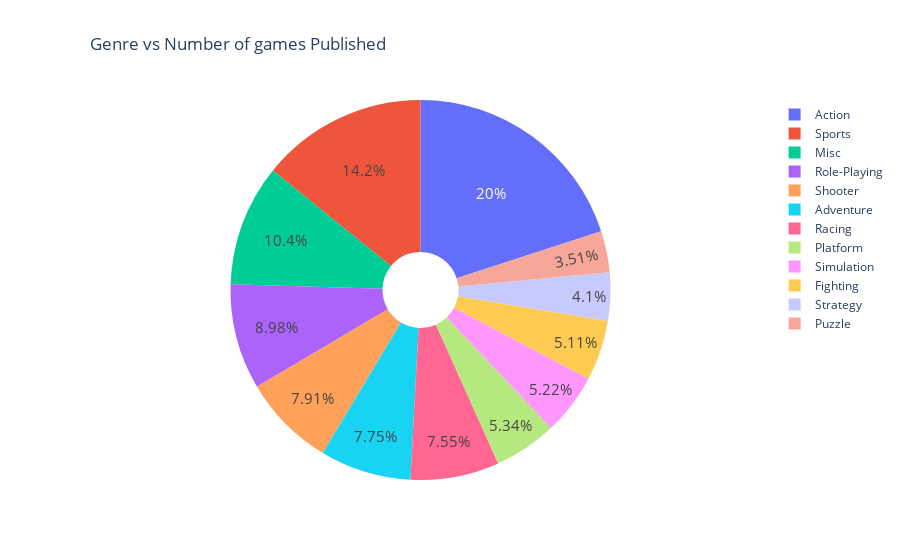

The notebook cell this image was saved under:
### Code cell
# display Video Game Count by Genre

game_genre =  df_vgame.groupby('Genre')['Name'].count().reset_index().sort_values("Name",ascending=False)
game_genre = game_genre.reset_index()
game_genre.drop("index",axis = 1,inplace=True)

fig = go.Figure([go.Pie(labels=game_genre['Genre'], values=game_genre['Name'],hole=0.2)])  
fig.update_traces(hoverinfo='label+percent+value', textinfo='percent', textfont_size=15)
fig.update_layout(title="Genre vs Number of games Published",title_x=0.1)
fig.show()

### Figure 1 — Plotly figure (JSON) as saved in the notebook; plotly's stock layout.template omitted (floating-point values rounded to 4 significant figures)
{"data": [{"hole": 0.2, "hoverinfo": "label+percent+value", "labels": ["Action", "Sports", "Misc", "Role-Playing", "Shooter", "Adventure", "Racing", "Platform", "Simulation", "Fighting", "Strategy", "Puzzle"], "textfont": {"size": 15}, "textinfo": "percent", "type": "pie", "values": [3309, 2343, 1712, 1486, 1308, 1282, 1248, 884, 863, 846, 678, 581]}], "layout": {"title": {"text": "Genre vs Number of games Published", "x": 0.1}}}
